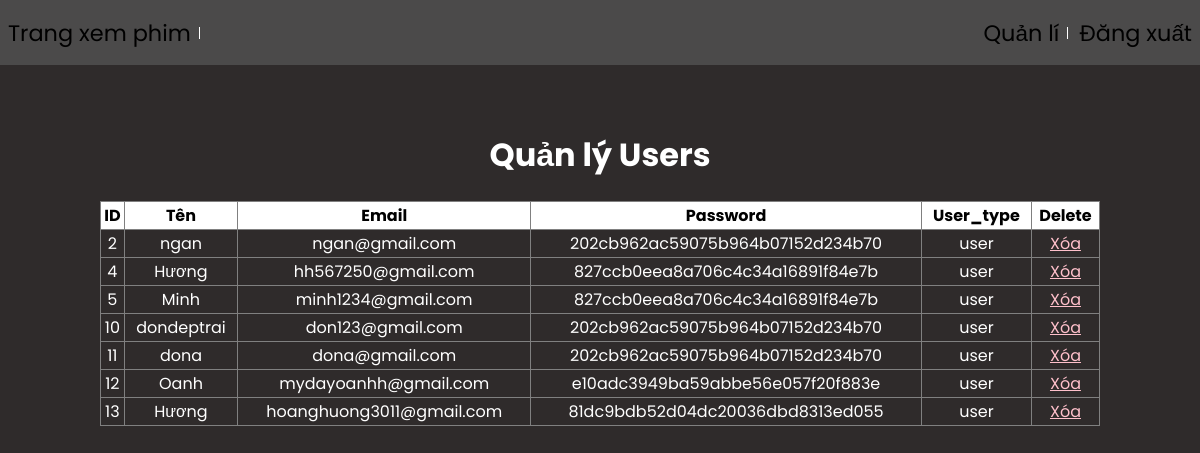
/admin.php?pid=8 (signed in), run on an earlier commit of the app's database.
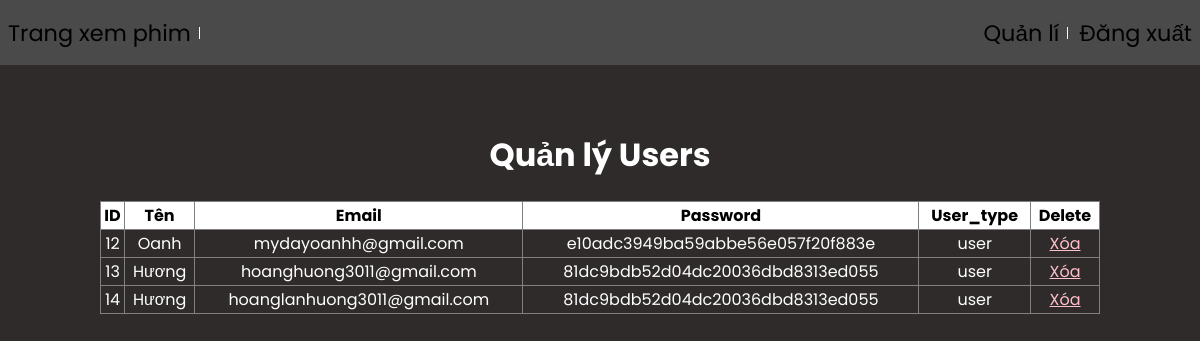
And on a later commit of the database.
### tables this page shows
CREATE TABLE `users` (
  `id` int(255) NOT NULL,
  `name` varchar(255) NOT NULL,
  `email` varchar(255) NOT NULL,
  `password` varchar(255) NOT NULL,
  `user_type` varchar(255) NOT NULL DEFAULT 'user'
);

### admin/qliusers.php (the view, shortened to what this page needs)
<?php
$link = new mysqli("localhost", "root", "", "webphim");
$sql = "SELECT * FROM users where user_type='user'";
$result = $link->query($sql);
?>
<div align="center">
    <br>
    <div>
        <h1 style="color: white;"> Quản lý Users</h1>
        <table align="center" border="1" style="width:1000px; padding: 8px; border-collapse: collapse;">
            <tr style="background-color:white" align="center">
                <th>ID</th>
                <th>Tên</th>
                <th>Email</th>
                <th>Password</th>
                <th>User_type</th>
                <th>Delete</th>
            </tr>
            <?php
            while ($row = $result->fetch_assoc()) {
                ?>
                <tr align="center" style="color: white;">
                    <td><?php echo $row["id"] ?></td>
                    <td><?php echo $row["name"] ?></td>
                    <td><?php echo $row["email"] ?></td>
                    <td><?php echo $row["password"] ?></td>
                    <td><?php echo $row["user_type"] ?></td>
                    <td>
                        <a onclick="return confirm('Bạn có muốn xóa?')"
                           href="admin.php?pid=8&id=<?php echo $row['id'] ?>"style="color: pink">Xóa</a>
                    </td>
                </tr>
            <?php
            }
            ?>
        </table>
    </div>
</div>

### admin.php (shortened to what this page needs)
<!DOCTYPE html>
<html lang="en">
<head>
    <link rel="stylesheet" href="style.css">
</head>
<body class="body1">
    <?php include("admin/header.php")?>
    <div class="dsphim">
        <?php
            if(isset($_GET['pid'])){
                switch($_GET['pid']){
                    case 8:
                        include("admin/qliusers.php");
                        break;
                }
            }else{
                include("admin/qliphim.php");
            }
        ?>
    </div>
</body>

### admin/header.php (shortened to what this page needs)
<header class="header">
        <div class="grid">
            <nav class="header_navbar">
                <ul class="header_navbar-list">
                    <li class="header_navbar-item header_navbar-item--separate">
                        <a href="index.php" class="header_navbar-item-link"> Trang xem phim </a>
                    </li>
                </ul>
                <ul class="header_navbar-list">
                    <li class="header_navbar-item header_navbar-item--separate header_navbar-item--has-qli">
                        <a href="" class="header_navbar-item-link"> Quản lí </a>
                    </li>
                    <li class="header_navbar-item header_navbar-item--strong">
                        <a href="view/logout.php" class="header_navbar-item-link"> Đăng xuất</a>
                    </li>
                </ul>
            </nav>
        </div>
    </header>

### style.css (style rules this page uses)
* { box-sizing: border-box; }
:root { --primary-colorr: #EE4D2D; --primary-color:#22254b; --secondary-color: #373b69; --boder-color: #dbdbdb; --text-color: #333; }
.grid { width: 1200px; max-width: 100%; margin: 0 auto; }
.header { height: 65px; background-image: linear-gradient(0, rgb(75 74 74), rgb(75 74 74)); }
.header_navbar { display: flex; justify-content: space-between; }
.header_navbar-list { list-style: none; padding-left: 0; }
.header_navbar-item { margin: 0 8px; position: relative; }
.header_navbar-item, .header_navbar-item-link { display: inline-block; font-size: 1.4rem; color: var(--white-color); text-decoration: none; }
.header_navbar-item--strong { font-weight: 400; }
.header_navbar-item--separate::after { content: ""; display: block; position: absolute; border-left: 1px solid white; height: 12px; right: -9px; top: 50%; transform: translateY(-50%); }
.body1 { background-color:rgb(47, 43, 43); font-family: 'Poppins', sans-serif; margin: 0; }
.dsphim { flex-basis:85%; padding:20px; }

What changed in the data, as far as the page shows it:
removed users: id "2", name "ngan", email "ngan@gmail.com", password "202cb962ac59075b964b07152d234b70", user_type "user"
removed users: id "4", name "Hương", email "hh567250@gmail.com", password "827ccb0eea8a706c4c34a16891f84e7b", user_type "user"
removed users: id "5", name "Minh", email "minh1234@gmail.com", password "827ccb0eea8a706c4c34a16891f84e7b", user_type "user"
removed users: id "10", name "dondeptrai", email "don123@gmail.com", password "202cb962ac59075b964b07152d234b70", user_type "user"
removed users: id "11", name "dona", email "dona@gmail.com", password "202cb962ac59075b964b07152d234b70", user_type "user"
added users: id "14", name "Hương", email "hoanglanhuong3011@gmail.com", password "81dc9bdb52d04dc20036dbd8313ed055", user_type "user"
